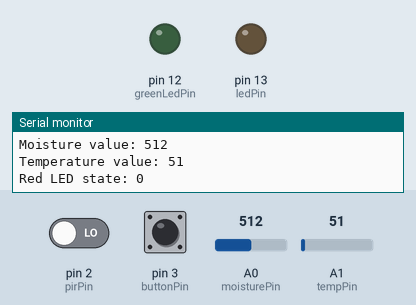
Simulated run of this sketch. Board: Arduino Uno, built with avr-gcc and run on an emulated ATmega328P. Shown: output pins drawn as LEDs (lit = HIGH), the last lines printed to the serial monitor. Dashed ring = blinking. The test bench sets the inputs (shaded band); at power-on: A0 (moisturePin) = 512, pin 3 (buttonPin) HIGH, pin 2 (pirPin) LOW, A1 (tempPin) = 51.

Above: at 2.8 s.
2.9 s: A0 (moisturePin) set to 417
6.4 s: A0 (moisturePin) set to 387
At 8.1 s:
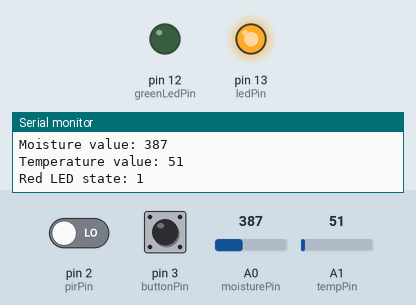
11.0 s: pin 3 (buttonPin) pulled LOW for 2.05 s
At 12.64 s:
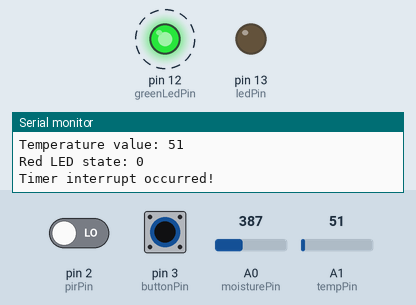
14.5 s: pin 2 (pirPin) driven HIGH
At 16.27 s:
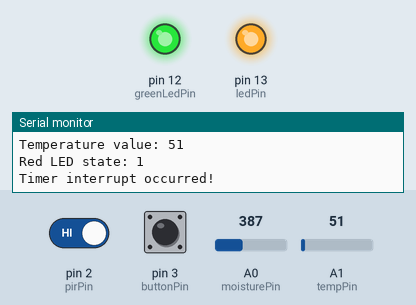
23.5 s: pin 2 (pirPin) driven LOW
At 24.56 s:
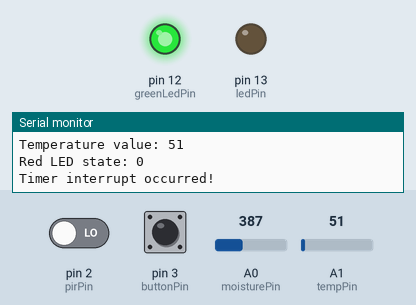
Timing chart, 0 to 30.0 s (numbered marks = the images above; inputs shaded):
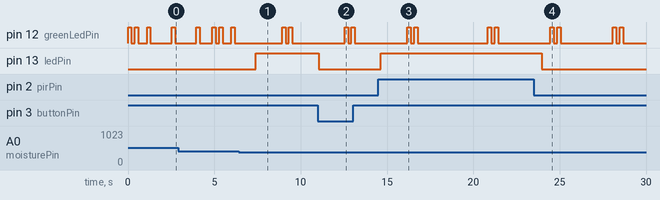

Measured:
- the behaviour switches between 400 and 399 on A0 (moisturePin) (found by bisection; images 0 and 1)
- after the input at 6.4 s, pin 13 (ledPin): LOW → HIGH after 1.0 s
- after the input at 11.0 s, pin 13 (ledPin): HIGH → LOW at once
- after the input at 14.5 s, pin 13 (ledPin): LOW → HIGH after 0.15 s
- after the input at 23.5 s, pin 13 (ledPin): HIGH → LOW after 0.46 s

The sketch:

taskM1_T4D.ino
```cpp
const int ledPin = 13;    // Red LED pin
const int greenLedPin = 12;  // Green LED pin
const int pirPin = 2;     // PIR sensor pin
const int buttonPin = 3;   // Button pin
const int moisturePin = A0;  // Moisture sensor pin
const int tempPin = A1;    // Temperature sensor pin

volatile boolean controlMoisture = true; // Flag to control sensor focus
volatile boolean ledBlinkFlag = false;  // Flag for LED blinking
volatile boolean timerInterruptFlag = false; // Flag for timer interrupt

int ledState = LOW;     // Red LED state (LOW or HIGH)
int greenLedState = LOW;   // Green LED state (LOW or HIGH)
int dryThreshold = 400;   // Adjust threshold for "dry" condition
int wetThreshold = 800;   // Adjust threshold for "wet" condition

void moistureDetected(int moistureValue);

void setup() {
  // Set pin modes
  pinMode(ledPin, OUTPUT);
  pinMode(greenLedPin, OUTPUT);
  pinMode(pirPin, INPUT);
  pinMode(buttonPin, INPUT_PULLUP);
  pinMode(moisturePin, INPUT);
  pinMode(tempPin, INPUT);

  // Enable interrupt on button press (falling edge)
  attachInterrupt(digitalPinToInterrupt(buttonPin), buttonPressed, FALLING);

  // Start serial communication
  Serial.begin(9600);

  // Set up Timer1 for LED blinking interrupt every 40,000ms (40 seconds)
  noInterrupts();
  TCCR1A = 0; // Set control register A to 0
  TCCR1B = 0; // Set control register B to 0
  TCNT1 = 0; // Initialize counter value to 0
  OCR1A = 62500; // Set compare match register for 40Hz frequency
  TCCR1B |= (1 << WGM12); // Configure timer in CTC mode
  TCCR1B |= (1 << CS12) | (1 << CS10); // Set prescaler to 1024
  TIMSK1 |= (1 << OCIE1A); // Enable Timer1 Compare A interrupt
  interrupts(); // Enable interrupts
}

void loop() {
  // Check for timer interrupt
  if (timerInterruptFlag) {
    // Print message when timer interrupt occurs
    Serial.println("Timer interrupt occurred!");

    // Blink the Green LED twice
    digitalWrite(greenLedPin, HIGH);
    delay(200);
    digitalWrite(greenLedPin, LOW);
    delay(200);
    digitalWrite(greenLedPin, HIGH);
    delay(200);
    digitalWrite(greenLedPin, LOW);

    timerInterruptFlag = false; // Reset flag
  }

  // Read moisture sensor value with delay
  int moistureValue = analogRead(moisturePin);
  delay(500); // Adjust delay as needed

  // Read temperature sensor value if needed
  int tempValue = analogRead(tempPin);

  if (controlMoisture) {
    // Call function to control LED based on moisture
    moistureDetected(moistureValue);
  } else {
    // Check for motion
    if (digitalRead(pirPin) == HIGH) {
      // Motion detected - turn on Red LED
      digitalWrite(ledPin, HIGH);
      ledState = HIGH;
      Serial.println("Motion detected");
    } else {
      // No motion - turn off Red LED
      digitalWrite(ledPin, LOW);
      ledState = LOW;
    }
  }

  // Print sensor values and LED state to serial monitor
  Serial.print("Moisture value: ");
  Serial.println(moistureValue);
  Serial.print("Temperature value: ");
  Serial.println(tempValue);
  Serial.print("Red LED state: ");
  Serial.println(ledState);

  delay(500); // Adjust delay as needed
}

void buttonPressed() {
  controlMoisture = !controlMoisture;
  Serial.print("Button pressed. Now focusing on ");
  Serial.println(controlMoisture ? "moisture sensor" : "PIR sensor");
}

void moistureDetected(int moistureValue) {
  if (moistureValue < dryThreshold) {
    // Dry condition - turn on Red LED
    digitalWrite(ledPin, HIGH);
    ledState = HIGH;
    Serial.println("Soil is dry");
  } else if (moistureValue >= dryThreshold && moistureValue < wetThreshold) {
    // Moderate condition - blink Green LED (adjust logic as needed)
    digitalWrite(greenLedPin, HIGH);
    delay(200);
    digitalWrite(greenLedPin, LOW);
    delay(200);
    Serial.println("Soil moisture is moderate");
  } else {
    // Wet condition - turn off Red LED
    digitalWrite(ledPin, LOW);
    ledState = LOW;
    Serial.println("Soil is wet");
  }
}

ISR(TIMER1_COMPA_vect) {
  // Timer1 Compare A interrupt service routine
  ledBlinkFlag = true;
  timerInterruptFlag = true; // Set the flag to indicate a timer interrupt
}
```
